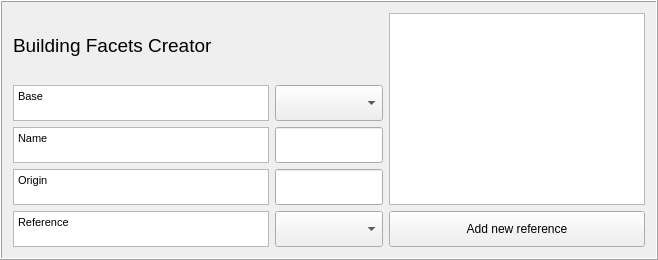
    <widget class="QFrame" name="framet">
     <property name="enabled">
      <bool>true</bool>
     </property>
     <property name="sizePolicy">
      <sizepolicy hsizetype="Preferred" vsizetype="Minimum">
       <horstretch>0</horstretch>
       <verstretch>0</verstretch>
      </sizepolicy>
     </property>
     <property name="maximumSize">
      <size>
       <width>3000</width>
       <height>16777215</height>
      </size>
     </property>
     <property name="frameShape">
      <enum>QFrame::Box</enum>
     </property>
     <property name="frameShadow">
      <enum>QFrame::Raised</enum>
     </property>
     <layout class="QGridLayout" name="gridLayout_2">
      <item row="1" column="1">
       <widget class="QComboBox" name="comboBoxBase">
        <property name="enabled">
         <bool>true</bool>
        </property>
        <property name="sizePolicy">
         <sizepolicy hsizetype="Preferred" vsizetype="Preferred">
          <horstretch>0</horstretch>
          <verstretch>0</verstretch>
         </sizepolicy>
        </property>
        <property name="maximumSize">
         <size>
          <width>16777215</width>
          <height>36</height>
         </size>
        </property>
        <property name="currentIndex">
         <number>-1</number>
        </property>
       </widget>
      </item>
      <item row="2" column="1">
       <widget class="QgsFilterLineEdit" name="textEditName">
        <property name="enabled">
         <bool>true</bool>
        </property>
        <property name="sizePolicy">
         <sizepolicy hsizetype="Preferred" vsizetype="Preferred">
          <horstretch>0</horstretch>
          <verstretch>0</verstretch>
         </sizepolicy>
        </property>
        <property name="maximumSize">
         <size>
          <width>16777215</width>
          <height>36</height>
         </size>
        </property>
        <property name="inputMethodHints">
         <set>Qt::ImhNone</set>
        </property>
        <property name="qgisRelation" stdset="0">
         <string notr="true"/>
        </property>
       </widget>
      </item>
      <item row="0" column="0">
       <widget class="QLabel" name="label_46">
        <property name="enabled">
         <bool>true</bool>
        </property>
        <property name="sizePolicy">
         <sizepolicy hsizetype="Preferred" vsizetype="Minimum">
          <horstretch>0</horstretch>
          <verstretch>0</verstretch>
         </sizepolicy>
        </property>
        <property name="font">
         <font>
          <pointsize>13</pointsize>
         </font>
        </property>
        <property name="text">
         <string>&lt;!DOCTYPE HTML PUBLIC &quot;-//W3C//DTD HTML 4.0//EN&quot; &quot;http://www.w3.org/TR/REC-html40/strict.dtd&quot;&gt;
&lt;html&gt;&lt;head&gt;&lt;meta name=&quot;qrichtext&quot; content=&quot;1&quot; /&gt;&lt;style type=&quot;text/css&quot;&gt;
p, li { white-space: pre-wrap; }
&lt;/style&gt;&lt;/head&gt;&lt;body style=&quot; font-family:'MS Shell Dlg 2'; font-size:13pt; font-weight:400; font-style:normal;&quot;&gt;
&lt;p style=&quot; margin-top:0px; margin-bottom:0px; margin-left:0px; margin-right:0px; -qt-block-indent:0; text-indent:0px;&quot;&gt;&lt;span style=&quot; font-size:14pt;&quot;&gt;Building Facets Creator&lt;/span&gt;&lt;/p&gt;&lt;/body&gt;&lt;/html&gt;</string>
        </property>
       </widget>
      </item>
      <item row="2" column="0">
       <widget class="QTextBrowser" name="textBrowserDesc">
        <property name="enabled">
         <bool>true</bool>
        </property>
        <property name="sizePolicy">
         <sizepolicy hsizetype="Preferred" vsizetype="Preferred">
          <horstretch>0</horstretch>
          <verstretch>0</verstretch>
         </sizepolicy>
        </property>
        <property name="maximumSize">
         <size>
          <width>16777215</width>
          <height>36</height>
         </size>
        </property>
        <property name="html">
         <string>&lt;!DOCTYPE HTML PUBLIC &quot;-//W3C//DTD HTML 4.0//EN&quot; &quot;http://www.w3.org/TR/REC-html40/strict.dtd&quot;&gt;
&lt;html&gt;&lt;head&gt;&lt;meta name=&quot;qrichtext&quot; content=&quot;1&quot; /&gt;&lt;style type=&quot;text/css&quot;&gt;
p, li { white-space: pre-wrap; }
&lt;/style&gt;&lt;/head&gt;&lt;body style=&quot; font-family:'MS Shell Dlg 2'; font-size:7.8pt; font-weight:400; font-style:normal;&quot;&gt;
&lt;p style=&quot; margin-top:0px; margin-bottom:0px; margin-left:0px; margin-right:0px; -qt-block-indent:0; text-indent:0px;&quot;&gt;&lt;span style=&quot; font-size:8pt;&quot;&gt;Name&lt;/span&gt;&lt;/p&gt;&lt;/body&gt;&lt;/html&gt;</string>
        </property>
       </widget>
      </item>
      <item row="3" column="0">
       <widget class="QTextBrowser" name="textBrowserOrig">
        <property name="enabled">
         <bool>true</bool>
        </property>
        <property name="sizePolicy">
         <sizepolicy hsizetype="Preferred" vsizetype="Preferred">
          <horstretch>0</horstretch>
          <verstretch>0</verstretch>
         </sizepolicy>
        </property>
        <property name="maximumSize">
         <size>
          <width>16777215</width>
          <height>36</height>
         </size>
        </property>
        <property name="html">
         <string>&lt;!DOCTYPE HTML PUBLIC &quot;-//W3C//DTD HTML 4.0//EN&quot; &quot;http://www.w3.org/TR/REC-html40/strict.dtd&quot;&gt;
&lt;html&gt;&lt;head&gt;&lt;meta name=&quot;qrichtext&quot; content=&quot;1&quot; /&gt;&lt;style type=&quot;text/css&quot;&gt;
p, li { white-space: pre-wrap; }
&lt;/style&gt;&lt;/head&gt;&lt;body style=&quot; font-family:'MS Shell Dlg 2'; font-size:7.8pt; font-weight:400; font-style:normal;&quot;&gt;
&lt;p style=&quot; margin-top:0px; margin-bottom:0px; margin-left:0px; margin-right:0px; -qt-block-indent:0; text-indent:0px;&quot;&gt;&lt;span style=&quot; font-size:8pt;&quot;&gt;Origin&lt;/span&gt;&lt;/p&gt;&lt;/body&gt;&lt;/html&gt;</string>
        </property>
       </widget>
      </item>
      <item row="1" column="0">
       <widget class="QTextBrowser" name="textBrowserBaseESTM">
        <property name="enabled">
         <bool>true</bool>
        </property>
        <property name="sizePolicy">
         <sizepolicy hsizetype="Preferred" vsizetype="Preferred">
          <horstretch>0</horstretch>
          <verstretch>0</verstretch>
         </sizepolicy>
        </property>
        <property name="maximumSize">
         <size>
          <width>16777215</width>
          <height>36</height>
         </size>
        </property>
        <property name="html">
         <string>&lt;!DOCTYPE HTML PUBLIC &quot;-//W3C//DTD HTML 4.0//EN&quot; &quot;http://www.w3.org/TR/REC-html40/strict.dtd&quot;&gt;
&lt;html&gt;&lt;head&gt;&lt;meta name=&quot;qrichtext&quot; content=&quot;1&quot; /&gt;&lt;style type=&quot;text/css&quot;&gt;
p, li { white-space: pre-wrap; }
&lt;/style&gt;&lt;/head&gt;&lt;body style=&quot; font-family:'MS Shell Dlg 2'; font-size:7.8pt; font-weight:400; font-style:normal;&quot;&gt;
&lt;p style=&quot; margin-top:0px; margin-bottom:0px; margin-left:0px; margin-right:0px; -qt-block-indent:0; text-indent:0px;&quot;&gt;&lt;span style=&quot; font-size:8pt;&quot;&gt;Base&lt;/span&gt;&lt;/p&gt;&lt;/body&gt;&lt;/html&gt;</string>
        </property>
       </widget>
      </item>
      <item row="3" column="1">
       <widget class="QgsFilterLineEdit" name="textEditOrig">
        <property name="enabled">
         <bool>true</bool>
        </property>
        <property name="sizePolicy">
         <sizepolicy hsizetype="Preferred" vsizetype="Preferred">
          <horstretch>0</horstretch>
          <verstretch>0</verstretch>
         </sizepolicy>
        </property>
        <property name="maximumSize">
         <size>
          <width>16777215</width>
          <height>36</height>
         </size>
        </property>
        <property name="qgisRelation" stdset="0">
         <string notr="true"/>
        </property>
       </widget>
      </item>
      <item row="4" column="1">
       <widget class="QComboBox" name="comboBoxRef">
        <property name="sizePolicy">
         <sizepolicy hsizetype="Preferred" vsizetype="Preferred">
          <horstretch>0</horstretch>
          <verstretch>0</verstretch>
         </sizepolicy>
        </property>
        <property name="minimumSize">
         <size>
          <width>0</width>
          <height>14</height>
         </size>
        </property>
        <property name="maximumSize">
         <size>
          <width>500</width>
          <height>36</height>
         </size>
        </property>
        <item>
         <property name="text">
          <string/>
         </property>
        </item>
       </widget>
      </item>
      <item row="4" column="0">
       <widget class="QTextBrowser" name="textBrowserOrig_2">
        <property name="sizePolicy">
         <sizepolicy hsizetype="Preferred" vsizetype="Preferred">
          <horstretch>0</horstretch>
          <verstretch>0</verstretch>
         </sizepolicy>
        </property>
        <property name="maximumSize">
         <size>
          <width>500</width>
          <height>36</height>
         </size>
        </property>
        <property name="html">
         <string>&lt;!DOCTYPE HTML PUBLIC &quot;-//W3C//DTD HTML 4.0//EN&quot; &quot;http://www.w3.org/TR/REC-html40/strict.dtd&quot;&gt;
&lt;html&gt;&lt;head&gt;&lt;meta name=&quot;qrichtext&quot; content=&quot;1&quot; /&gt;&lt;style type=&quot;text/css&quot;&gt;
p, li { white-space: pre-wrap; }
&lt;/style&gt;&lt;/head&gt;&lt;body style=&quot; font-family:'MS Shell Dlg 2'; font-size:7.8pt; font-weight:400; font-style:normal;&quot;&gt;
&lt;p style=&quot; margin-top:0px; margin-bottom:0px; margin-left:0px; margin-right:0px; -qt-block-indent:0; text-indent:0px;&quot;&gt;&lt;span style=&quot; font-size:8pt;&quot;&gt;Reference&lt;/span&gt;&lt;/p&gt;&lt;/body&gt;&lt;/html&gt;</string>
        </property>
       </widget>
      </item>
      <item row="4" column="2">
       <widget class="QPushButton" name="pushButtonToRefManager">
        <property name="sizePolicy">
         <sizepolicy hsizetype="Minimum" vsizetype="Expanding">
          <horstretch>0</horstretch>
          <verstretch>0</verstretch>
         </sizepolicy>
        </property>
        <property name="maximumSize">
         <size>
          <width>16777215</width>
          <height>36</height>
         </size>
        </property>
        <property name="text">
         <string>Add new reference</string>
        </property>
       </widget>
      </item>
      <item row="0" column="2" rowspan="4">
       <widget class="QTextBrowser" name="textBrowserRef">
        <property name="sizePolicy">
         <sizepolicy hsizetype="Preferred" vsizetype="Expanding">
          <horstretch>0</horstretch>
          <verstretch>0</verstretch>
         </sizepolicy>
        </property>
        <property name="maximumSize">
         <size>
          <width>500</width>
          <height>500</height>
         </size>
        </property>
       </widget>
      </item>
     </layout>
    </widget>
